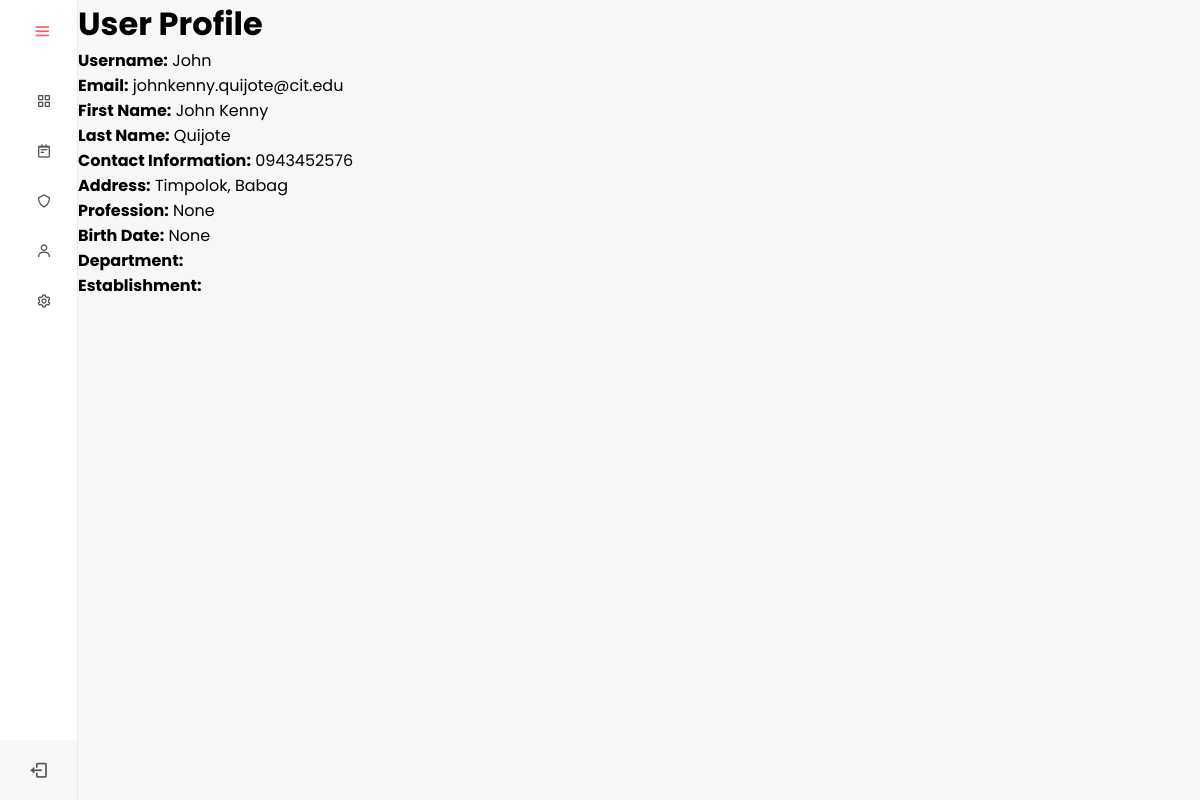
The app's page /profile/ (signed in) with its own data.
### luwasapp/models.py (models this page shows, shortened)
class User(AbstractBaseUser, PermissionsMixin):
    email = models.EmailField(max_length=255, unique=True, default='')
    username = models.CharField(max_length=100, unique=True)
    first_name = models.CharField(max_length=30, blank=True)
    last_name = models.CharField(max_length=30, blank=True)
    contact_information = models.CharField(max_length=20)
    address = models.CharField(max_length=255)
    profession = models.CharField(max_length=255, null=True, blank=True)
    birth_date = models.DateField(null=True, blank=True)
    department = models.ForeignKey('Department', on_delete=models.CASCADE, related_name='users', null=True, blank=True)
    establishment = models.ForeignKey('Establishment', on_delete=models.CASCADE, related_name='users', null=True, blank=True)
    is_active = models.BooleanField(default=True)
    is_staff = models.BooleanField(default=False)
    date_joined = models.DateTimeField(auto_now_add=True)
    objects = CustomUserManager()
    USERNAME_FIELD = 'username'
    REQUIRED_FIELDS = ['email']

### luwasapp/views.py (the view)
# urls.py: path('profile/', views.user_profile_view, name='user_profile'),
@login_required
def user_profile_view(request):
    user = request.user
    context = {
        'username': user.username,
        'email': user.email,
        'first_name': user.first_name,
        'last_name': user.last_name,
        'contact_information': user.contact_information,
        'address': user.address,
        'profession': user.profession,
        'birth_date': user.birth_date,
        'department': user.department,
        'establishment': user.establishment,
    }
    return render(request, 'profile/user_profile.html', context)

### luwasapp/templates/profile/user_profile.html (shortened to what this page needs)
{% extends 'general/base.html' %}
{% load static %}
{% block content %}
    <h1>User Profile</h1>
    <p><strong>Username:</strong> {{ user.username }}</p>
    <p><strong>Email:</strong> {{ user.email }}</p>
    <p><strong>First Name:</strong> {{ user.first_name }}</p>
    <p><strong>Last Name:</strong> {{ user.last_name }}</p>
    <p><strong>Contact Information:</strong> {{ user.contact_information }}</p>
    <p><strong>Address:</strong> {{ user.address }}</p>
    <p><strong>Profession:</strong> {{ user.profession }}</p>
    <p><strong>Birth Date:</strong> {{ user.birth_date }}</p>
    <p><strong>Department:</strong> {{ user.department.name }}</p>
    <p><strong>Establishment:</strong> {{ user.establishment.name }}</p>
{% endblock %}

### luwasapp/static/sidebar.css (style rules this page uses)
* { margin: 0; padding: 0; box-sizing: border-box; font-family: Poppins, Segoe UI, sans-serif; }
body { position: relative; min-height: 100vh; width: 100%; overflow: hidden; background-color: #f7f7f7; }

### records on screen
User: username "John", email "johnkenny.quijote@cit.edu", first_name "John Kenny", last_name "Quijote", contact_information "0943452576", address "Timpolok, Babag", profession "None", birth_date "None"
